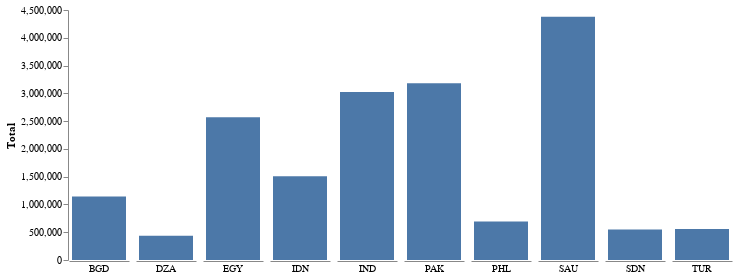

The notebook cell saved with this chart:
### Code cell
alt.Chart(Top_10_I_Nats).mark_bar().encode(
    x=alt.X('Direction:O',axis=alt.Axis(title=None, labels=False, ticks=False)) ,
    y=alt.Y('Total:Q',axis = alt.Axis(grid=False)) ,
#     color='Direction:N',
     column=alt.Column('Nationality:N', header=alt.Header(title=None, labelOrient='bottom')),
    tooltip=['Nationality','Direction','Total'],
     order=alt.Order('Nationality',sort='ascending')
).configure_view(
    stroke='transparent', 
).properties(height=250, width=60).configure_header(labelOrient='bottom',
                   labelPadding = 3).configure_facet(spacing=5
)

### Figure 1 — Vega-Lite specification as saved in the notebook (floating-point values rounded to 4 significant figures)
{"config": {"view": {"continuousWidth": 400, "continuousHeight": 300, "stroke": "transparent"}, "facet": {"spacing": 5}, "header": {"labelOrient": "bottom", "labelPadding": 3}}, "data": {"name": "data-07c7b8221ba4a50a02130838240168d7"}, "mark": "bar", "encoding": {"column": {"type": "nominal", "field": "Nationality", "header": {"labelOrient": "bottom", "title": null}}, "order": {"type": "nominal", "field": "Nationality", "sort": "ascending"}, "tooltip": [{"type": "nominal", "field": "Nationality"}, {"type": "nominal", "field": "Direction"}, {"type": "quantitative", "field": "Total"}], "x": {"type": "ordinal", "axis": {"labels": false, "ticks": false, "title": null}, "field": "Direction"}, "y": {"type": "quantitative", "axis": {"grid": false}, "field": "Total"}}, "height": 250, "width": 60, "$schema": "https://vega.github.io/schema/vega-lite/v4.8.1.json", "datasets": {"data-07c7b8221ba4a50a02130838240168d7": [{"Nationality": "SAU", "Direction": "I", "Total": 4378575}, {"Nationality": "PAK", "Direction": "I", "Total": 3181434}, {"Nationality": "IND", "Direction": "I", "Total": 3025374}, {"Nationality": "EGY", "Direction": "I", "Total": 2570563}, {"Nationality": "IDN", "Direction": "I", "Total": 1508156}, {"Nationality": "BGD", "Direction": "I", "Total": 1141788}, {"Nationality": "PHL", "Direction": "I", "Total": 693205}, {"Nationality": "TUR", "Direction": "I", "Total": 556719}, {"Nationality": "SDN", "Direction": "I", "Total": 550398}, {"Nationality": "DZA", "Direction": "I", "Total": 436928}]}}
